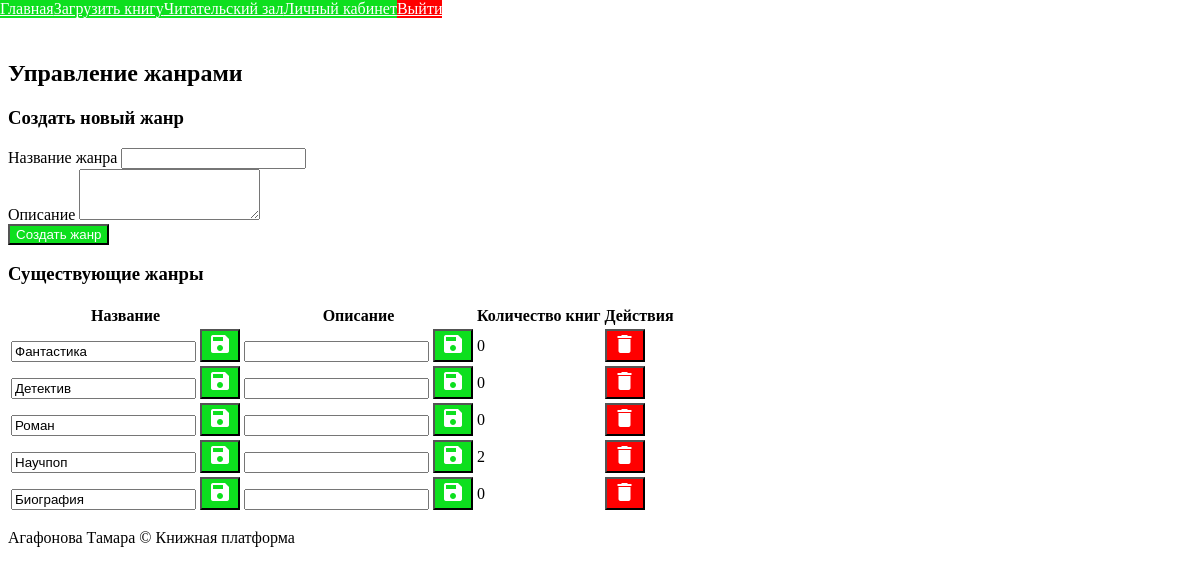
/moderator/genres (signed in), run on the app's committed database.
### app/books/models.py (models this page shows)
class Genre(db.Model):
    __tablename__ = 'genres'
    id = db.Column(db.Integer, primary_key=True)
    name = db.Column(db.String(50), unique=True, nullable=False)
    books = db.relationship('Book', secondary='book_genres', back_populates='genres')

### app/user/routes.py (the view)
@moderator_bp.route('/genres')
@roles_required(UserRole.MODERATOR, UserRole.ADMIN)
def manage_genres():
    genres = Genre.query.all()
    return render_template(
        'moderator/genres.html',
        genres=genres,
        UserRole=UserRole
    )

### app/auth/models.py (called while the page is built)
    @property
    def is_active(self):
        if not self.is_active_status:
            return False
        if self.blocked_until and self.blocked_until > datetime.now():
            return False
        if self.blocked_until and self.blocked_until <= datetime.now():
            self.blocked_until = None
            self.failed_login_attempts = 0
        return True

### app/user/routes.py (called while the page is built)
def roles_required(*roles):
    def decorator(f):
        @wraps(f)
        def decorated_function(*args, **kwargs):
            if not current_user.is_authenticated:
                return redirect(url_for('auth.login'))
            if current_user.role not in roles:
                flash('Недостаточно прав', 'error')
                return redirect(url_for('main.index'))
            return f(*args, **kwargs)
        return decorated_function
    return decorator

### app/templates/moderator/genres.html (shortened to what this page needs)
{% extends "base.html" %}
{% block content %}
<div class="mui-container">
    <div class="mui-panel">
        <h2>Управление жанрами</h2>
        <div class="mui-panel">
            <h3>Создать новый жанр</h3>
            <form method="POST" action="{{ url_for('moderator.create_genre') }}" class="mui-form">
                <div class="mui-textfield">
                    <label>Название жанра</label>
                    <input type="text" name="name" required>
                </div>
                <div class="mui-textfield">
                    <label>Описание</label>
                    <textarea name="description" rows="3"></textarea>
                </div>
                <button type="submit" class="mui-btn mui-btn--primary mui-btn--raised">
                    Создать жанр
                </button>
            </form>
        </div>
        <div class="mui-panel">
            <h3>Существующие жанры</h3>
            <div class="mui-table-responsive">
                <table class="mui-table mui-table--bordered">
                    <thead>
                        <tr>
                            <th>Название</th>
                            <th>Описание</th>
                            <th>Количество книг</th>
                            <th>Действия</th>
                        </tr>
                    </thead>
                    <tbody>
                        {% for genre in genres %}
                        <tr>
                            <td>
                                <form method="POST" action="{{ url_for('moderator.edit_genre', genre_id=genre.id) }}" class="mui-form">
                                    <input type="text" name="name" value="{{ genre.name }}" required>
                                    <button type="submit" class="mui-btn mui-btn--small mui-btn--primary">
                                        <span class="material-icons">save</span>
                                    </button>
                                </form>
                            </td>
                            <td>
                                <form method="POST" action="{{ url_for('moderator.edit_genre', genre_id=genre.id) }}" class="mui-form">
                                    <input type="text" name="description" value="{{ genre.description }}">
                                    <button type="submit" class="mui-btn mui-btn--small mui-btn--primary">
                                        <span class="material-icons">save</span>
                                    </button>
                                </form>
                            </td>
                            <td>{{ genre.books|length }}</td>
                            <td>
                                <form action="{{ url_for('moderator.delete_genre', genre_id=genre.id) }}" method="POST" style="display: inline;">
                                    <button type="submit" class="mui-btn mui-btn--small mui-btn--danger" onclick="return confirm('Вы уверены, что хотите удалить этот жанр?')">
                                        <span class="material-icons">delete</span>
                                    </button>
                                </form>
                            </td>
                        </tr>
                        {% else %}
                        <tr>
                            <td colspan="4">Жанров пока нет</td>
                        </tr>
                        {% endfor %}
                    </tbody>
                </table>
            </div>
        </div>
    </div>
</div>
{% endblock %}

### static/styles.css (style rules this page uses)
.mui-btn, button, a { background-color: #0ddf1e; color: #fff; }
.mui-btn--danger { background-color: #ff0000; color: #fff; }

### data on the page
Genre: name "Фантастика", books|length "0"
Genre: name "Детектив", books|length "0"
Genre: name "Роман", books|length "0"
Genre: name "Научпоп", books|length "2"
Genre: name "Биография", books|length "0"
